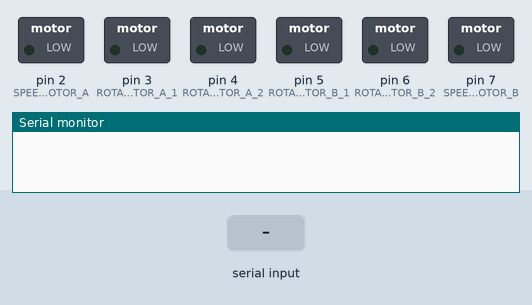
Simulated run of this sketch. Board: Arduino Uno, built with avr-gcc and run on an emulated ATmega328P. Parts: switched loads named in the sketch (green lamp = pin HIGH), the last lines printed to the serial monitor. Inputs (shaded band) come from the test bench.

Above: at 1.2 s.
1.3 s: "1" received over the second serial link
At 2.0 s:
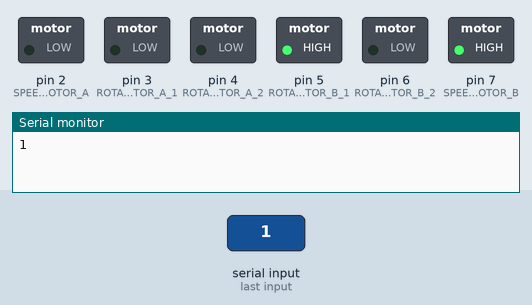
2.8 s: "0" received over the second serial link
At 3.1 s:
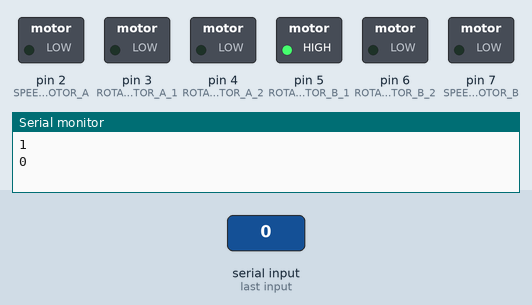
4.3 s: "2" received over the second serial link
At 5.4 s:
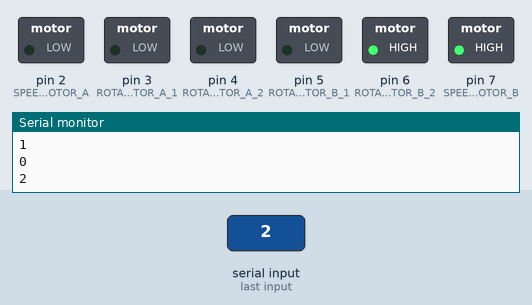
5.8 s: "3" received over the second serial link
At 6.6 s:
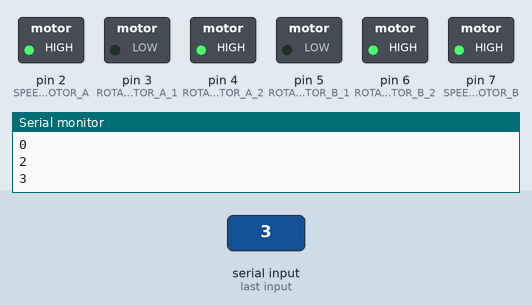
7.3 s: "4" received over the second serial link
At 7.7 s:
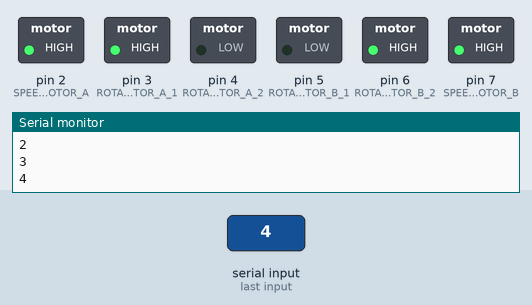
8.8 s: "0" received over the second serial link
At 10.1 s:
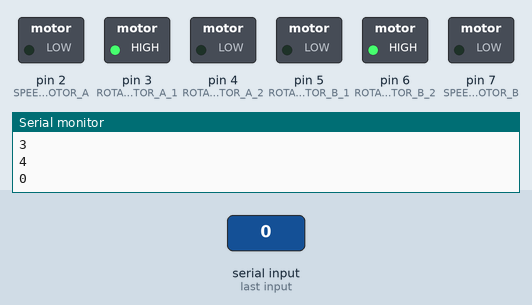
Timing chart, 0 to 11.3 s (numbered marks = the images above; inputs shaded):
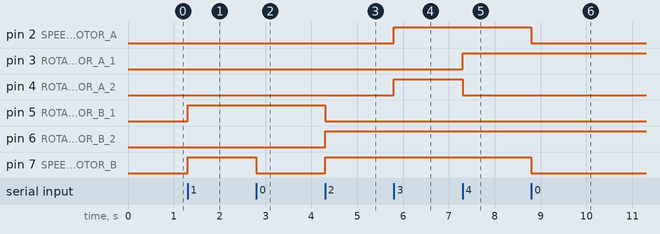

Measured:
- after the input at 1.3 s, pin 5 (ROTATION_MOTOR_B_1), pin 7 (SPEED_MOTOR_B): LOW → HIGH at once
- after the input at 2.8 s, pin 7 (SPEED_MOTOR_B): HIGH → LOW at once
- after the input at 4.3 s, pin 5 (ROTATION_MOTOR_B_1): HIGH → LOW at once; pin 6 (ROTATION_MOTOR_B_2), pin 7 (SPEED_MOTOR_B): LOW → HIGH at once
- after the input at 5.8 s, pin 2 (SPEED_MOTOR_A), pin 4 (ROTATION_MOTOR_A_2): LOW → HIGH at once
- after the input at 7.3 s, pin 3 (ROTATION_MOTOR_A_1): LOW → HIGH at once; pin 4 (ROTATION_MOTOR_A_2): HIGH → LOW at once
- after the input at 8.8 s, pin 2 (SPEED_MOTOR_A), pin 7 (SPEED_MOTOR_B): HIGH → LOW at once

The sketch:

car.ino
```cpp
// (licence header left out)
// Connecting Bluetooth library
#include <SoftwareSerial.h>

// Driving motor (Motor A) pins
#define ROTATION_MOTOR_A_1 3
#define ROTATION_MOTOR_A_2 4
#define SPEED_MOTOR_A 2

// Rotating motor (Motor B) pins
#define ROTATION_MOTOR_B_1 5
#define ROTATION_MOTOR_B_2 6
#define SPEED_MOTOR_B 7

// Bluetooth pins
#define TxD 8
#define RxD 9

SoftwareSerial bluetoothSerial(TxD, RxD);

char c;

void setup()
{
    bluetoothSerial.begin(9600);
    Serial.begin(9600);
    pinMode(ROTATION_MOTOR_A_1, OUTPUT);
    pinMode(ROTATION_MOTOR_A_2, OUTPUT);
    pinMode(SPEED_MOTOR_A, OUTPUT);
    pinMode(ROTATION_MOTOR_B_1, OUTPUT);
    pinMode(ROTATION_MOTOR_B_2, OUTPUT);
    pinMode(SPEED_MOTOR_B, OUTPUT);
}

void loop()
{
    if (bluetoothSerial.available())
    {
        c = bluetoothSerial.read();
        Serial.println(c);
        if (c == '0')
        {
            // Stop motors
            analogWrite(SPEED_MOTOR_A, 0);
            analogWrite(SPEED_MOTOR_B, 0);
        }
        if (c == '1')
        {
            // Motor B left
            analogWrite(SPEED_MOTOR_B, 255);
            digitalWrite(ROTATION_MOTOR_B_1, HIGH);
            digitalWrite(ROTATION_MOTOR_B_2, LOW);
        }
        if (c == '2')
        {
            // Motor B right
            analogWrite(SPEED_MOTOR_B, 255);
            digitalWrite(ROTATION_MOTOR_B_1, LOW);
            digitalWrite(ROTATION_MOTOR_B_2, HIGH);
        }
        if (c == '3')
        {
            // Motor A up
            analogWrite(SPEED_MOTOR_A, 255);
            digitalWrite(ROTATION_MOTOR_A_1, LOW);
            digitalWrite(ROTATION_MOTOR_A_2, HIGH);
        }
        if (c == '4')
        {
            // Motor A down
            analogWrite(SPEED_MOTOR_A, 255);
            digitalWrite(ROTATION_MOTOR_A_1, HIGH);
            digitalWrite(ROTATION_MOTOR_A_2, LOW);
        }
    }
}
```
